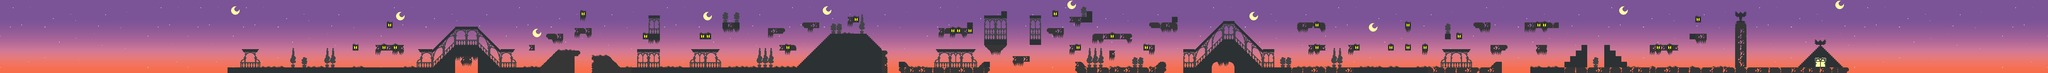

Tiled map render using the project's own tile images. Description and the map definition, with tile-layer contents summarised, below:
An orthogonal 360x13 tile map with 16x16 px tiles, 2 tile layers (background, graphics) and 276 objects.

<map version="1.0" tiledversion="1.0.3" orientation="orthogonal" renderorder="right-down" width="360" height="13" tilewidth="16" tileheight="16" nextobjectid="550">
 <tileset firstgid="1" name="PhantomLordTileSet" tilewidth="16" tileheight="16" tilecount="4611" columns="53">
  <image source="PhantomLordTileSet.png" width="850" height="1400" />
 </tileset>
 <layer name="background" width="360" height="13">
  <data>[4680 cells, 4680 non-empty, 625 distinct tile ids]</data>
 </layer>
 <layer name="graphics" width="360" height="13">
  <data>[4680 cells, 1189 non-empty, 102 distinct tile ids]</data>
 </layer>
 <objectgroup name="ground">
  <object id="2" x="640" y="192" width="640" height="16" />
  <object id="18" x="1264" y="144" width="16" height="48" />
  <object id="21" x="1248" y="160" width="16" height="32" />
  <object id="48" x="1232" y="176" width="16" height="16" />
  <object id="50" x="1280" y="128" width="64" height="32" />
  <object id="51" x="1344" y="144" width="16" height="47" />
  <object id="52" x="1360" y="160" width="16" height="31" />
  <object id="53" x="1376" y="176" width="16" height="16" />
  <object id="54" x="1343" y="192" width="273" height="16" />
  <object id="55" x="1536" y="176" width="16" height="16" />
  <object id="57" x="1552" y="160" width="16" height="32" />
  <object id="59" x="1568" y="144" width="48" height="48" />
  <object id="60" x="1616" y="144" width="16" height="16" />
  <object id="67" x="1664" y="160" width="48" height="30" />
  <object id="68" x="1712" y="176" width="16" height="15" />
  <object id="71" x="1664" y="192" width="832" height="16" />
  <object id="72" x="2336" y="96" width="96" height="96" />
  <object id="74" x="2320" y="112" width="16" height="80" />
  <object id="75" x="2304" y="128" width="16" height="64" />
  <object id="76" x="2288" y="144" width="16" height="48" />
  <object id="77" x="2272" y="160" width="16" height="32" />
  <object id="79" x="2256" y="176" width="16" height="16" />
  <object id="80" x="2432" y="112" width="16" height="80" />
  <object id="81" x="2448" y="128" width="16" height="64" />
  <object id="82" x="2464" y="144" width="16" height="48" />
  <object id="83" x="2480" y="144" width="16" height="48" />
  <object id="85" x="2528" y="192" width="256" height="16" />
  <object id="86" x="3024" y="192" width="256" height="16" />
  <object id="87" x="3328" y="192" width="80" height="16" />
  <object id="88" x="3440" y="112" width="32" height="64" />
  <object id="89" x="3424" y="128" width="16" height="48" />
  <object id="90" x="3408" y="144" width="16" height="32" />
  <object id="91" x="3392" y="160" width="16" height="32" />
  <object id="92" x="3376" y="176" width="16" height="16" />
  <object id="93" x="3472" y="128" width="16" height="64" />
  <object id="94" x="3488" y="144" width="16" height="48" />
  <object id="95" x="3504" y="160" width="16" height="32" />
  <object id="96" x="3520" y="176" width="16" height="16" />
  <object id="97" x="3472" y="192" width="752" height="16" />
  <object id="98" x="4304.5" y="192" width="896" height="16" />
  <object id="251" x="4448" y="128" width="16" height="64" />
  <object id="252" x="4432" y="144" width="16" height="48" />
  <object id="255" x="4416" y="160" width="16" height="32" />
  <object id="256" x="4400" y="176" width="16" height="16" />
  <object id="257" x="4560" y="176" width="16" height="16" />
  <object id="259" x="4544" y="160" width="16" height="32" />
  <object id="260" x="4528" y="144" width="16" height="48" />
  <object id="261" x="4512" y="128" width="16" height="64" />
  <object id="413" x="2528" y="176" width="16" height="16" />
  <object id="414" x="2768" y="176" width="16" height="16" />
  <object id="424" x="3024" y="176" width="16" height="16" />
  <object id="425" x="3264" y="176" width="16" height="16" />
  <object id="430" x="4208" y="176" width="16" height="16" />
  <object id="433" x="4879.33" y="64.6667" width="32" height="127.333" />
 </objectgroup>
 <objectgroup name="crumbleStone" visible="0">
  <object id="100" x="1120" y="128" width="16" height="16" />
  <object id="102" x="1088" y="128" width="16" height="16" />
  <object id="103" x="1056" y="128" width="16" height="16" />
  <object id="104" x="1488" y="128" width="16" height="16" />
  <object id="106" x="1536" y="96" width="16" height="16" />
  <object id="107" x="1552" y="96" width="16" height="16" />
  <object id="108" x="1568" y="96" width="16" height="16" />
  <object id="109" x="1616" y="80" width="16" height="16" />
  <object id="110" x="1632" y="80" width="16" height="16" />
  <object id="111" x="1648" y="80" width="16" height="16" />
  <object id="112" x="2048" y="64" width="16" height="16" />
  <object id="119" x="2160" y="80" width="16" height="16" />
  <object id="120" x="2176" y="80" width="16" height="16" />
  <object id="121" x="2192" y="80" width="16" height="16" />
  <object id="122" x="2256" y="64" width="16" height="16" />
  <object id="123" x="2272" y="64" width="16" height="16" />
  <object id="125" x="2288" y="64" width="16" height="16" />
  <object id="126" x="2384" y="48" width="16" height="16" />
  <object id="127" x="2192" y="128" width="16" height="16" />
  <object id="128" x="2224" y="128" width="16" height="16" />
  <object id="129" x="2640" y="80" width="16" height="16" />
  <object id="130" x="2656" y="80" width="16" height="16" />
  <object id="131" x="2704" y="80" width="16" height="16" />
  <object id="132" x="2848" y="159.333" width="16" height="16" />
  <object id="133" x="2864" y="159.333" width="16" height="16" />
  <object id="134" x="2880" y="159.333" width="16" height="16" />
  <object id="135" x="2976" y="80" width="16" height="16" />
  <object id="136" x="2960" y="80" width="16" height="16" />
  <object id="137" x="2944" y="80" width="16" height="16" />
  <object id="142" x="3024" y="48" width="16" height="16" />
  <object id="143" x="3008" y="48" width="16" height="16" />
  <object id="144" x="3072" y="96" width="16" height="16" />
  <object id="145" x="3088" y="96" width="16" height="16" />
  <object id="146" x="3104" y="96" width="16" height="16" />
  <object id="147" x="3136" y="96" width="16" height="16" />
  <object id="148" x="3152" y="96" width="16" height="16" />
  <object id="149" x="3168" y="96" width="16" height="16" />
  <object id="150" x="3120" y="144" width="16" height="16" />
  <object id="151" x="3008" y="128" width="16" height="16" />
  <object id="152" x="3232" y="128" width="16" height="16" />
  <object id="153" x="3232" y="64" width="16" height="16" />
  <object id="154" x="3248" y="64" width="16" height="16" />
  <object id="155" x="3264" y="64" width="16" height="16" />
  <object id="156" x="3280" y="64" width="16" height="16" />
  <object id="157" x="3296" y="64" width="16" height="16" />
  <object id="158" x="3648" y="64" width="16" height="16" />
  <object id="159" x="3664" y="64" width="16" height="16" />
  <object id="160" x="3680" y="64" width="16" height="16" />
  </objectgroup>
 <objectgroup name="stone" visible="0">
  <!-- 153 objects omitted --></objectgroup>
 <objectgroup name="candleBlock">
  <!-- 140 objects omitted --></objectgroup>
 <objectgroup name="topOfFlatArchitecture" visible="0">
  <!-- 110 objects omitted --></objectgroup>
 <objectgroup name="vegetationOnCStone" visible="0">
  <!-- 102 objects omitted --></objectgroup>
 <objectgroup name="pumpkinEnemy" visible="0">
  <!-- 60 objects omitted --></objectgroup>
 <objectgroup name="hatGhostEnemy" visible="0">
  <!-- 44 objects omitted --></objectgroup>
 <objectgroup name="batEnemy">
  <!-- 36 objects omitted --></objectgroup>
 <objectgroup name="finishGoal">
  <properties>
   <property name="goal" value="" />
  </properties>
  <!-- 29 objects omitted --></objectgroup>
 <objectgroup name="candle" visible="0">
  <!-- 27 objects omitted --></objectgroup>
</map>
<!-- 174 of 276 objects omitted -->